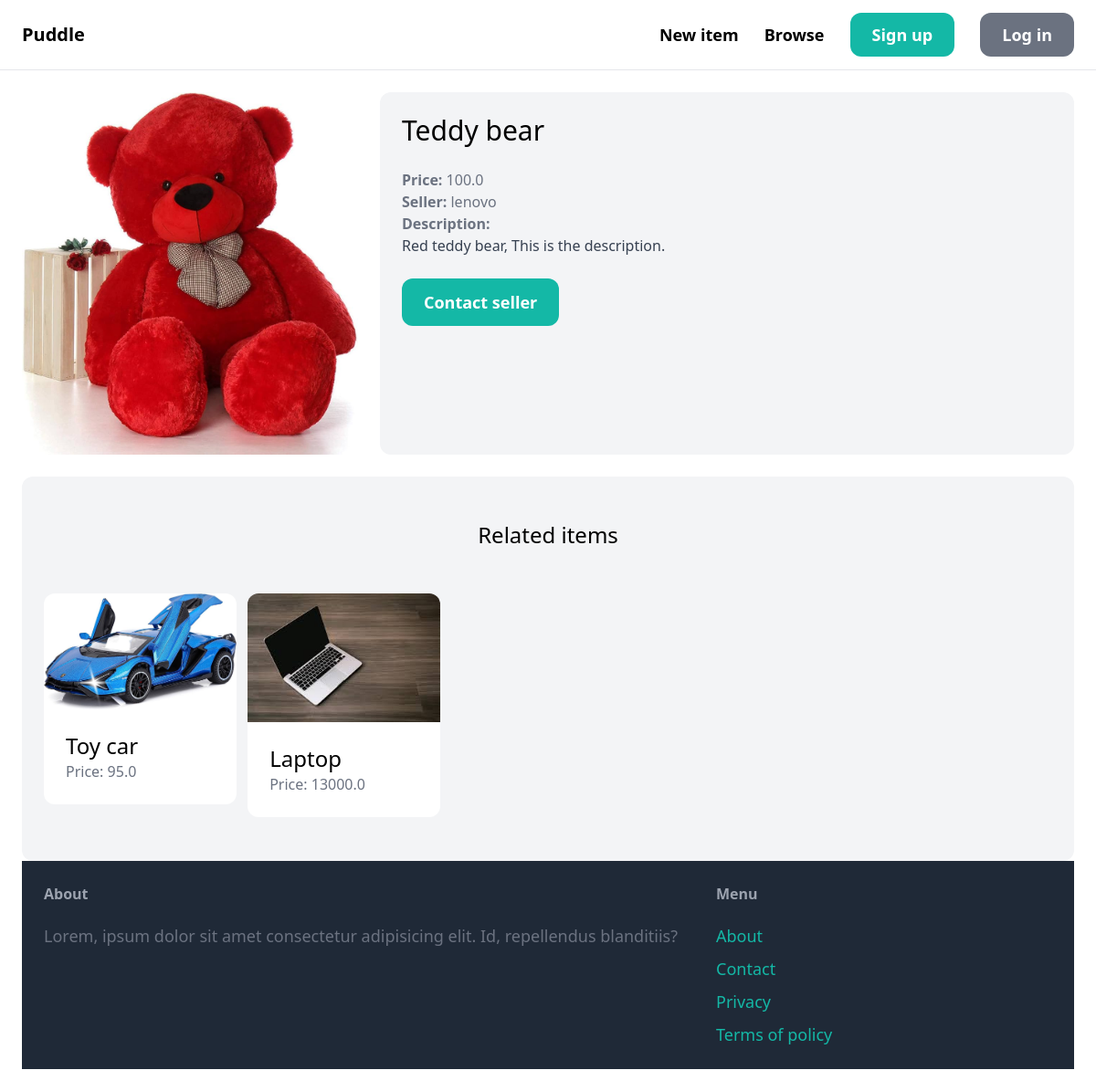
Page /items/1/ on the committed database.
### item/models.py (models this page shows, shortened)
class Item(models.Model):
    category= models.ForeignKey(Category, related_name='items', on_delete=models.CASCADE)
    name= models.CharField(max_length=255)
    description = models.TextField(blank=True, null=True)
    price = models.FloatField()
    image = models.ImageField(upload_to='item_images', blank=True, null=True)
    is_sold = models.BooleanField(default=False)
    created_by = models.ForeignKey(User, related_name = 'items', on_delete=models.CASCADE)
    created_at = models.DateTimeField(auto_now_add=True)

### item/views.py (the view)
# urls.py: path('<int:pk>', views.detail, name='detail'),
def detail(request, pk):
    item = get_object_or_404(Item, pk=pk)
    related_items = Item.objects.filter(category=item.category, is_sold=False).exclude(pk=pk)[0:3]
    return render(request, 'item/detail.html',{
        'item':item,
        'related_items':related_items
    })

### item/templates/item/detail.html (shortened to what this page needs)
{% extends "core/base.html" %}
{% block content %}
<div class="grid grid-cols-3 gap-6">
    <div class="cols-span-3">
        <img src="{{item.image.url}}" class='rounded-xl' alt="">
    </div>
    <div class="col-span-2 p-6 bg-gray-100 rounded-xl">
        <h1 class="mb-6 text-3xl">{{ item.name }}</h1>
        <p class="text-gray-500"><strong>Price: </strong>{{ item.price }}</p>
        <p class="text-gray-500"><strong>Seller: </strong>{{ item.created_by.username }}</p>
        {% if item.description %}
        <p class="text-gray-700">
            <strong class="text-gray-500">Description: </strong><br>
            {{ item.description }}
        </p>
        {% endif %}
        {% if request.user == item.created_by %}
        <div class="mt-6 p-6 bg-white rounded-xl">
            <p>This is your item!</p>
            <a href="{% url 'item:edit' item.id %}" class='inline-block mt-6 px-6 py-3 text-lg font-semibold bg-teal-500 text-white rounded-xl'>Edit</a>
            <a href="{% url 'item:delete' item.id %}" class='inline-block mt-6 px-6 py-3 text-lg font-semibold bg-red-500 text-white rounded-xl'>Delete</a>
        </div>
        {% else %}
            <a href="{% url 'conversation:new' item.id %}" class='inline-block mt-6 px-6 py-3 text-lg font-semibold bg-teal-500 text-white rounded-xl hover:bg-teal-700'>Contact seller</a>
        {% endif %}
    </div>
</div>
<div class="mt-6 px-6 py-12 bg-gray-100 rounded-xl">
    <h2 class="mb-12 text-2xl text-center">Related items</h2>
    <div class="grid grid-cols-5 gap-3">
        {% for item in related_items %}
        <div>
            <a href="{% url 'item:detail' item.id %}">
                <div>
                    <img src="{{ item.image.url }}" class='rounded-t-xl' alt="">
                </div>
                <div class="p-6 bg-white rounded-b-xl">
                    <h2 class="text-2xl">{{ item.name }}</h2>
                    <p class="text-gray-500">Price: {{ item.price }}</p>
                </div>
            </a>
        </div>
        {% endfor %}
    </div>
{% endblock %}

### rows in the picture
Item: image (picture), name "Teddy bear", price "100.0", created_by.username "lenovo", description "Red teddy bear, This is the description."
Item: image (picture), name "Toy car", price "95.0"
Item: image (picture), name "Laptop", price "13000.0"
